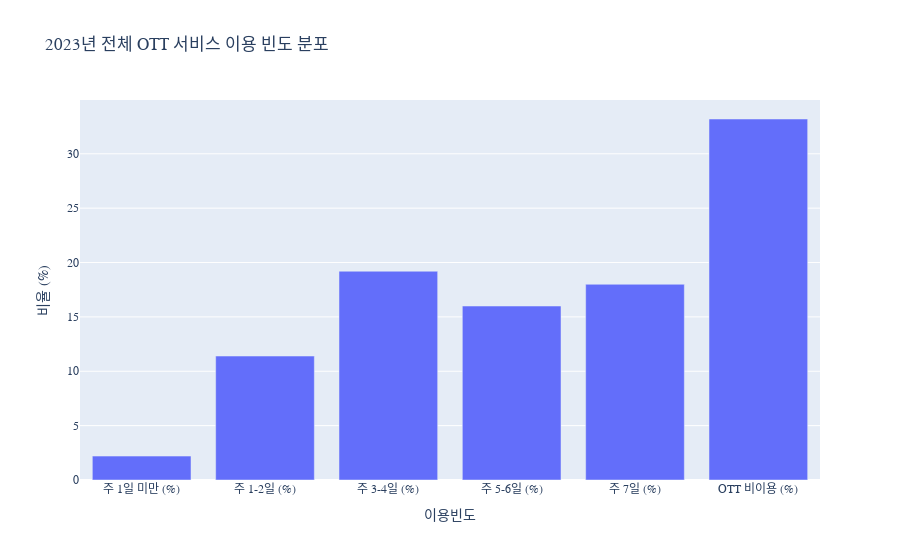

Here is the notebook cell this chart was saved with:
### Markdown cell above
## 4. 이용 빈도 분석

### Code cell
# 1. 헤더 설정
df = df_usage_freq.copy()
df.columns = df.iloc[0]  # 첫 행을 컬럼명으로 설정
df = df[1:]  # 실제 데이터만 추출

# 2. 전체 기준 행 추출
df_total = df[df['구분별(1)'] == '전체']

# 3. 이용 빈도 관련 열 추출
freq_columns = [
    '주 1일 미만 (%)', '주 1-2일 (%)', '주 3-4일 (%)',
    '주 5-6일 (%)', '주 7일 (%)', 'OTT 비이용 (%)'
]

# 4. 시각화용 데이터프레임 생성
df_bar = pd.DataFrame({
    '이용빈도': freq_columns,
    '비율': [float(df_total[col].values[0]) for col in freq_columns]
})

# 5. 시각화
fig = px.bar(df_bar,
                x='이용빈도',
                y='비율',
                title='2023년 전체 OTT 서비스 이용 빈도 분포',
                labels={'비율': '비율 (%)'})
fig.update_layout(font=dict(family='Arial, sans-serif'))
fig.show()

### Figure 1 — Plotly figure (JSON) as saved in the notebook; plotly's stock layout.template omitted (floating-point values rounded to 4 significant figures)
{"data": [{"hovertemplate": "이용빈도=%{x}<br>비율 (%)=%{y}<extra></extra>", "legendgroup": "", "marker": {"color": "#636efa", "pattern": {"shape": ""}}, "name": "", "orientation": "v", "showlegend": false, "textposition": "auto", "type": "bar", "x": ["주 1일 미만 (%)", "주 1-2일 (%)", "주 3-4일 (%)", "주 5-6일 (%)", "주 7일 (%)", "OTT 비이용 (%)"], "xaxis": "x", "y": [2.2, 11.4, 19.2, 16.0, 18.0, 33.2], "yaxis": "y"}], "layout": {"barmode": "relative", "font": {"family": "Arial, sans-serif"}, "legend": {"tracegroupgap": 0}, "title": {"text": "2023년 전체 OTT 서비스 이용 빈도 분포"}, "xaxis": {"anchor": "y", "domain": [0, 1], "title": {"text": "이용빈도"}}, "yaxis": {"anchor": "x", "domain": [0, 1], "title": {"text": "비율 (%)"}}}}
